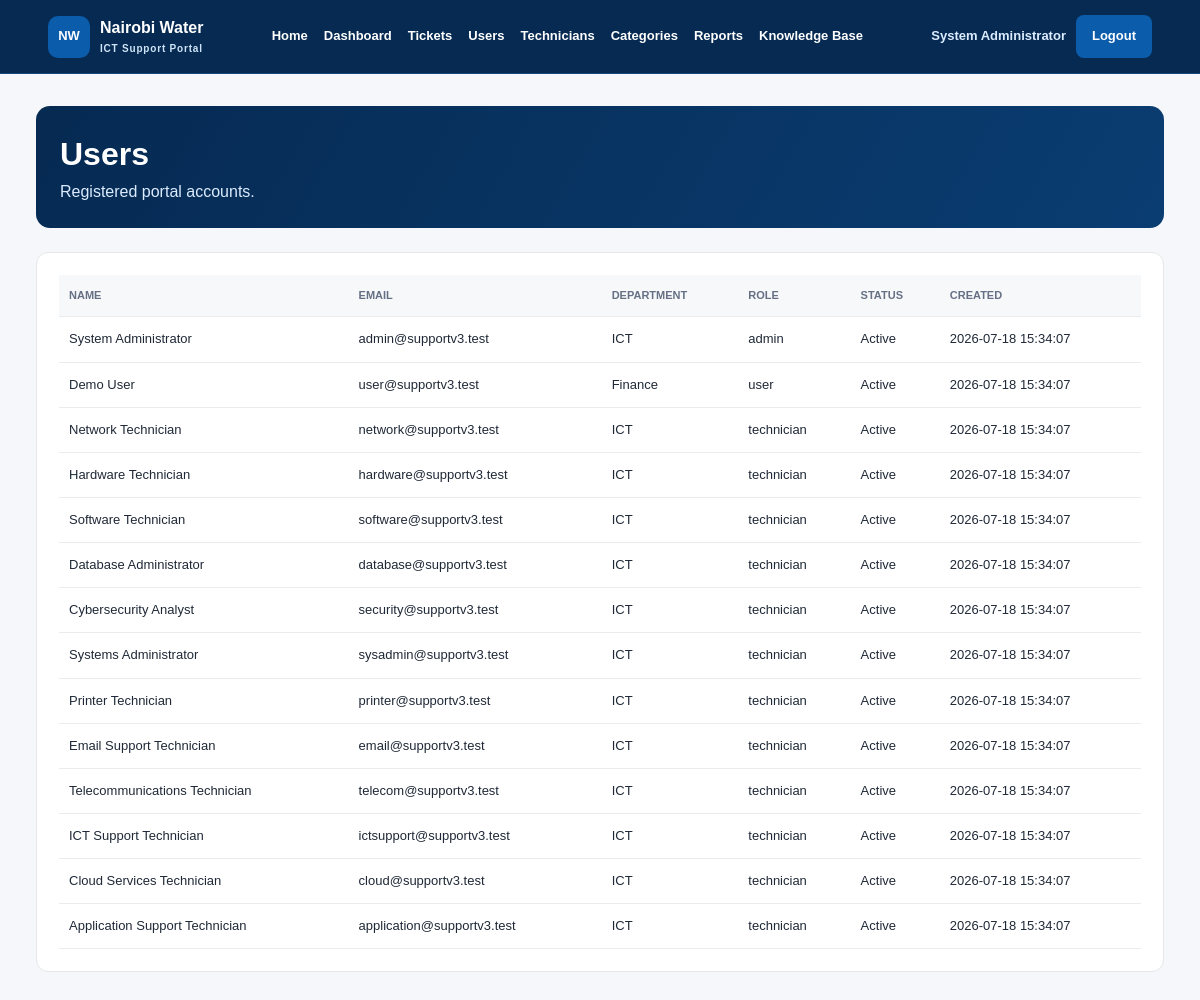
The page /admin/users.php (signed in) on the database its author committed.
### tables this page shows
CREATE TABLE users (
    id INT UNSIGNED AUTO_INCREMENT PRIMARY KEY,
    name VARCHAR(120) NOT NULL,
    email VARCHAR(160) NOT NULL UNIQUE,
    department_id INT UNSIGNED NULL,
    password VARCHAR(255) NOT NULL,
    role ENUM('user','technician','admin') NOT NULL DEFAULT 'user',
    account_status ENUM('Active','Inactive','Suspended')
        NOT NULL DEFAULT 'Active',
    last_login DATETIME NULL,
    created_at TIMESTAMP DEFAULT CURRENT_TIMESTAMP,
    updated_at TIMESTAMP DEFAULT CURRENT_TIMESTAMP
        ON UPDATE CURRENT_TIMESTAMP,

    CONSTRAINT fk_users_department
        FOREIGN KEY (department_id)
        REFERENCES departments(id)
        ON DELETE SET NULL
        ON UPDATE CASCADE
);

CREATE TABLE departments (
    id INT UNSIGNED AUTO_INCREMENT PRIMARY KEY,
    name VARCHAR(100) NOT NULL UNIQUE,
    description VARCHAR(255) NULL,
    created_at TIMESTAMP DEFAULT CURRENT_TIMESTAMP
);

### includes/auth.php (called while the page is built, shortened)
<?php
function e($value): string {
    return htmlspecialchars((string)$value, ENT_QUOTES, "UTF-8");
}
?>

### admin/users.php (the view, shortened to what this page needs)
<?php
require_once "../includes/auth.php";
require_once "../config/db.php";
$users = $conn->query(
    "SELECT u.id,u.name,u.email,u.role,u.account_status,d.name department,u.created_at
     FROM users u
     LEFT JOIN departments d ON d.id=u.department_id
     ORDER BY u.created_at DESC"
);
?>
<!DOCTYPE html>
<html><head><meta charset="UTF-8"><meta name="viewport" content="width=device-width,initial-scale=1"><title>Users</title><link rel="stylesheet" href="../css/style.css"></head>
<body><?php include "../includes/nav.php"; ?>
<main class="container"><div class="dashboard-header"><div><h1>Users</h1><p>Registered portal accounts.</p></div></div>
<section class="panel"><div class="table-wrap"><table>
<thead><tr><th>Name</th><th>Email</th><th>Department</th><th>Role</th><th>Status</th><th>Created</th></tr></thead>
<tbody><?php while($u=$users->fetch_assoc()): ?>
<tr><td><?= e($u["name"]) ?></td><td><?= e($u["email"]) ?></td><td><?= e($u["department"] ?? "-") ?></td><td><?= e($u["role"]) ?></td><td><?= e($u["account_status"]) ?></td><td><?= e($u["created_at"]) ?></td></tr>
<?php endwhile; ?></tbody></table></div></section>
</main></body></html>

### css/style.css (style rules this page uses)
:root { --red:#0b5cab;--red-dark:#073f78;--navy:#062a52;--ink:#1f2937;--muted:#667085; --line:#e5e7eb;--soft:#f5f7fa;--white:#ffffff;--green:#168447;--amber:#8a6400; }
* { box-sizing:border-box;margin:0;padding:0 }
body { font-family:Arial,Helvetica,sans-serif;background:var(--soft);color:var(--ink);line-height:1.55 }
.container { width:min(1180px,94%);margin:32px auto }
.dashboard-header { display:flex;justify-content:space-between;align-items:center;gap:18px;margin-bottom:24px }
.dashboard-header p { color:var(--muted) }
.panel { background:#fff;border:1px solid var(--line);border-radius:12px;padding:22px;margin-bottom:22px }
.table-wrap { overflow-x:auto }
table { width:100%;border-collapse:collapse }
th,td { padding:12px 10px;text-align:left;border-bottom:1px solid #eaecf0;font-size:13px }
th { background:#f7f8fa;text-transform:uppercase;color:#667085;font-size:11px }
.dashboard-header { background:linear-gradient(120deg,#062a52,#0a3d72);color:#fff;padding:24px;border-radius:14px }
.dashboard-header p { color:#dcecff }

### rows shown on the page
users: name "System Administrator", email "admin@supportv3.test", department.name "ICT", role "admin", account_status "Active", created_at "2026-07-18 15:34:07"
users: name "Demo User", email "user@supportv3.test", department.name "Finance", role "user", account_status "Active", created_at "2026-07-18 15:34:07"
users: name "Network Technician", email "network@supportv3.test", department.name "ICT", role "technician", account_status "Active", created_at "2026-07-18 15:34:07"
users: name "Hardware Technician", email "hardware@supportv3.test", department.name "ICT", role "technician", account_status "Active", created_at "2026-07-18 15:34:07"
users: name "Software Technician", email "software@supportv3.test", department.name "ICT", role "technician", account_status "Active", created_at "2026-07-18 15:34:07"
users: name "Database Administrator", email "database@supportv3.test", department.name "ICT", role "technician", account_status "Active", created_at "2026-07-18 15:34:07"
users: name "Cybersecurity Analyst", email "security@supportv3.test", department.name "ICT", role "technician", account_status "Active", created_at "2026-07-18 15:34:07"
users: name "Systems Administrator", email "sysadmin@supportv3.test", department.name "ICT", role "technician", account_status "Active", created_at "2026-07-18 15:34:07"
users: name "Printer Technician", email "printer@supportv3.test", department.name "ICT", role "technician", account_status "Active", created_at "2026-07-18 15:34:07"
users: name "Email Support Technician", email "email@supportv3.test", department.name "ICT", role "technician", account_status "Active", created_at "2026-07-18 15:34:07"
users: name "Telecommunications Technician", email "telecom@supportv3.test", department.name "ICT", role "technician", account_status "Active", created_at "2026-07-18 15:34:07"
users: name "ICT Support Technician", email "ictsupport@supportv3.test", department.name "ICT", role "technician", account_status "Active", created_at "2026-07-18 15:34:07"
users: name "Cloud Services Technician", email "cloud@supportv3.test", department.name "ICT", role "technician", account_status "Active", created_at "2026-07-18 15:34:07"
users: name "Application Support Technician", email "application@supportv3.test", department.name "ICT", role "technician", account_status "Active", created_at "2026-07-18 15:34:07"

### other values the page prints
$_SESSION["name"] "System Administrator"
